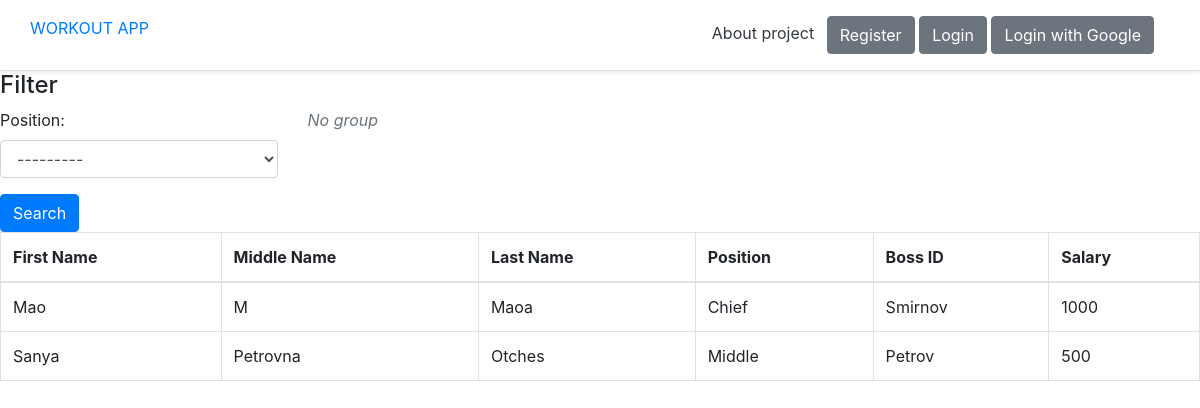
/employees/, run on the app's committed database.
### firm_api/models.py (models this page shows, shortened)
class Position(models.Model):
    position = models.CharField(max_length=50)
    def __str__(self):
        return self.position

class Employee(models.Model):
    user = models.OneToOneField(settings.AUTH_USER_MODEL,
                                on_delete=models.CASCADE, null=True)
    first_name = models.CharField(max_length=15)
    middle_name = models.CharField(max_length=15)
    last_name = models.CharField(max_length=15)
    position = models.ForeignKey(Position, on_delete=models.CASCADE, related_name="emp_position")
    employment_date = models.DateField()
    salary = models.IntegerField(blank=True)
    boss_id = models.ForeignKey(Boss, on_delete=models.CASCADE)

class Boss(models.Model):
    boss_id = models.IntegerField(unique=True)
    name = models.CharField(max_length=50)
    surname = models.CharField(max_length=50)
    def __str__(self):
        return self.surname

### firm_api/views.py (the view)
# urls.py: path('employees/', views.search, name='search'),
def search(request):
    user_list = models.Employee.objects.all()
    user_filter = EmployeeFilter(request.GET, queryset=user_list)
    return render(request, 'firm_api/employees.html', {'filter': user_filter})

### templates/firm_api/employees.html (shortened to what this page needs)
{% extends 'base.html' %}
{% load widget_tweaks %}
{% block content %}
  <form method="get">
    <div class="well">
      <h4 style="margin-top: 0">Filter</h4>
      <div class="row">
        <div class="form-group col-sm-4 col-md-3">
          {{ filter.form.position.label_tag }}
          {% render_field filter.form.position class="form-control" %}
        </div>
        <div class="form-group col-sm-8 col-md-6">
          <div>
            {% for choice in filter.form.groups %}
              <label class="checkbox-inline">
                {{ choice.tag }} {{ choice.choice_label }}
              </label>
            {% empty %}
              <em class="text-muted">No group</em>
            {% endfor %}
          </div>
        </div>
      </div>
      <button type="submit" class="btn btn-primary">
         Search
      </button>
    </div>
  </form>
  <table class="table table-bordered">
    <thead>
      <tr>
        <th>First Name</th>
        <th>Middle Name</th>
        <th>Last Name</th>
        <th>Position</th>
        <th>Boss ID</th>
        <th>Salary</th>
      </tr>
    </thead>
    <tbody>
      {% for user in filter.qs %}
        <tr>
          <td>{{ user.first_name }}</td>
          <td>{{ user.middle_name }}</td>
          <td>{{ user.last_name }}</td>
          <td>{{ user.position }}</td>
          <td>{{ user.boss_id }}</td>
          <td>{{ user.salary }}</td>
        </tr>
      {% empty %}
        <tr>
          <td colspan="5">No data</td>
        </tr>
      {% endfor %}
    </tbody>
  </table>
{% endblock %}

### templates/base.html (shortened to what this page needs)
{% load static %}
<!DOCTYPE html>
<html lang="en">
<head>
    <link rel="stylesheet" href="https://cdn.jsdelivr.net/npm/bootstrap@4.5.3/dist/css/bootstrap.min.css">
    <link rel="stylesheet" type="text/css" href="#">
</head>
<body>
    <main>
        <div class="d-flex flex-column flex-md-row align-items-center p-3 px-md-4 bg-white border-bottom shadow-sm">
            <div class="container">
                <div class="row">
                    <a class="my-0 mr-md-auto font-weight-normal" href="#">WORKOUT APP</a>
                    <nav class="my-2 my-md-0 mr-md-3">
                        <a class="p-2 text-dark" href="#">About project</a>
                    {% if request.user.is_authenticated %}
                        <a class="btn btn-secondary" href="#">Logout</a>
                        <a class="btn btn-secondary" href="#">Profile</a>
                        <a class="btn btn-secondary" href="#">Calendar</a>
                        {% if perms.training.add_workout %}
                            <a class="p-2 text-dark" href="#">Create workout</a>
                        {% endif %}
                    {% else %}
                        <a class="btn btn-secondary" href="#">Register</a>
                        <a class="btn btn-secondary" href="#">Login</a>
                        <a class="btn btn-secondary" href="#">Login with Google</a>
                    {% endif %}
                    </nav>
                </div>
            </div>
        </div>
        {% block content %}
        {% endblock %}
    </main>
</body>
</html>

### data on the page
Position: position "---------"
Employee: first_name "Mao", middle_name "M", last_name "Maoa", position "Chief", boss_id "Smirnov", salary "1000"
Employee: first_name "Sanya", middle_name "Petrovna", last_name "Otches", position "Middle", boss_id "Petrov", salary "500"

### other printed values
{{ filter.form.position.label_tag }} "Position:"
